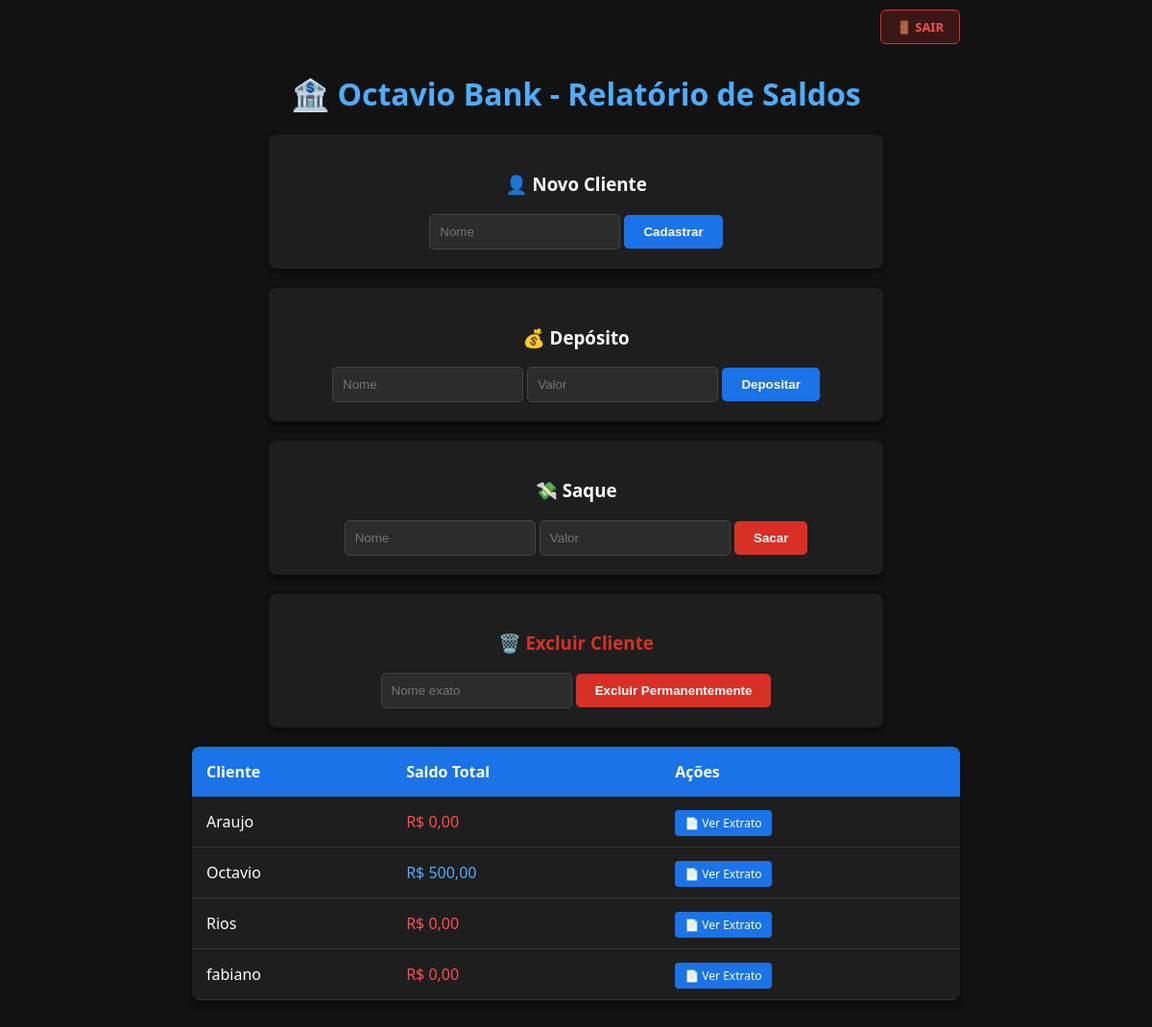
/ (signed in), run on the app's committed database.
### tables this page shows
CREATE TABLE clientes (
               id_cliente INTEGER PRIMARY KEY,
               nome TEXT NOT NULL
    );

### app.py (the view)
@app.route('/')
def index():
    if 'usuario_logado' not in session:
        return redirect(url_for('login'))
    db = get_db()
    saldos = db.execute('SELECT * FROM vista_saldos_clientes').fetchall()
    db.close()
    return render_template('index.html', saldos=saldos)

### app.py (called while the page is built)
def get_db():
    caminho_db = os.path.join(os.path.dirname(__file__), 'banco_de_dados.db')
    db = sqlite3.connect(caminho_db)
    db.row_factory = sqlite3.Row
    return db

### templates/index.html (shortened to what this page needs)
<!DOCTYPE html>
<html lang="pt-br">
<head>
    <link rel="stylesheet" href="{{ url_for('static', filename='css/styles.css') }}">
</head>
<body>
    <div class="header-acoes"><a href="/logout" class="btn-sair">🚪 SAIR</a></div>
    <h1>🏦 Octavio Bank - Relatório de Saldos</h1>
    <div class="container-form">
        <h3>👤 Novo Cliente</h3>
        <form action="/cadastrar" method="POST">
            <input type="text" name="nome_cliente" placeholder="Nome" required>
            <button type="submit">Cadastrar</button>
        </form>
    </div>
    <div class="container-form">
        <h3>💰 Depósito</h3>
        <form id="form-deposito">
            <input type="text" name="nome_cliente" placeholder="Nome" required>
            <input type="number" step="0.01" name="valor_operacao" placeholder="Valor" required>
            <button type="submit">Depositar</button>
        </form>
    </div>
    <div class="container-form">
        <h3>💸 Saque</h3>
        <form id="form-saque">
            <input type="text" name="nome_cliente" placeholder="Nome" required>
            <input type="number" step="0.01" name="valor_operacao" placeholder="Valor" required>
            <button type="submit" style="background-color: #d93025;">Sacar</button>
        </form>
    </div>
    <div class="container-form">
        <h3 style="color: #d93025;">🗑️ Excluir Cliente</h3>
        <form action="/excluir" method="POST">
            <input type="text" name="nome_cliente" placeholder="Nome exato" required>
            <button type="submit" style="background-color: #d93025;">Excluir Permanentemente</button>
        </form>
    </div>
    <table>
        <thead>
            <tr>
                <th>Cliente</th>
                <th>Saldo Total</th>
                <th>Ações</th> </tr>
        </thead>
        <tbody>
            {% for row in saldos %}
            <tr>
                <td class="nome-col">{{ row['nome'] }}</td>
                <td class="saldo-col">R$ {{ "{:,.2f}".format(row['total_saldo']).replace('.', 'v').replace(',', '.').replace('v', ',') }}</td>
                <td>
                    <a href="{{ url_for('extrato', nome=row['nome']) }}" class="btn-extrato" style="text-decoration: none; background-color: #1a73e8; color: white; padding: 5px 10px; border-radius: 4px; font-size: 12px;">📄 Ver Extrato</a>
                </td>
            </tr>
            {% endfor %}
        </tbody>
    </table>
</body>
</html>

### static/css/styles.css (style rules this page uses)
body { font-family: 'Segoe UI', sans-serif; background-color: #121212; color: #e0e0e0; display: flex; flex-direction: column; align-items: center; margin: 0; padding-bottom: 50px; }
h1 { color: #4dadff; margin-top: 20px; }
.container-form { background-color: #1e1e1e; color: white; padding: 20px; margin-bottom: 20px; box-shadow: 0 4px 6px rgba(0,0,0,0.5); border-radius: 8px; width: 90%; max-width: 600px; text-align: center; }
table { background-color: #1e1e1e; color: white; width: 90%; max-width: 800px; border-collapse: collapse; border-radius: 8px; overflow: hidden; box-shadow: 0 4px 6px rgba(0,0,0,0.5); }
th { background-color: #1a73e8; color: white; padding: 15px; text-align: left; }
td { padding: 15px; border-bottom: 1px solid #333; }
input { background-color: #2c2c2c; border: 1px solid #444; color: white; padding: 10px; border-radius: 5px; }
button { background-color: #1a73e8; color: white; border: none; padding: 10px 20px; border-radius: 5px; cursor: pointer; font-weight: bold; }
.header-acoes { width: 90%; max-width: 800px; display: flex; justify-content: flex-end; padding: 10px 0; }
.btn-sair { background-color: rgba(217, 48, 37, 0.2); color: #ff4d4d; padding: 8px 16px; text-decoration: none; border-radius: 6px; font-weight: bold; border: 1px solid #d93025; transition: 0.3s; font-size: 13px; }

### data on the page
clientes: nome "Araujo", total_saldo "0,00"
clientes: nome "Octavio", total_saldo "500,00"
clientes: nome "Rios", total_saldo "0,00"
clientes: nome "fabiano", total_saldo "0,00"
